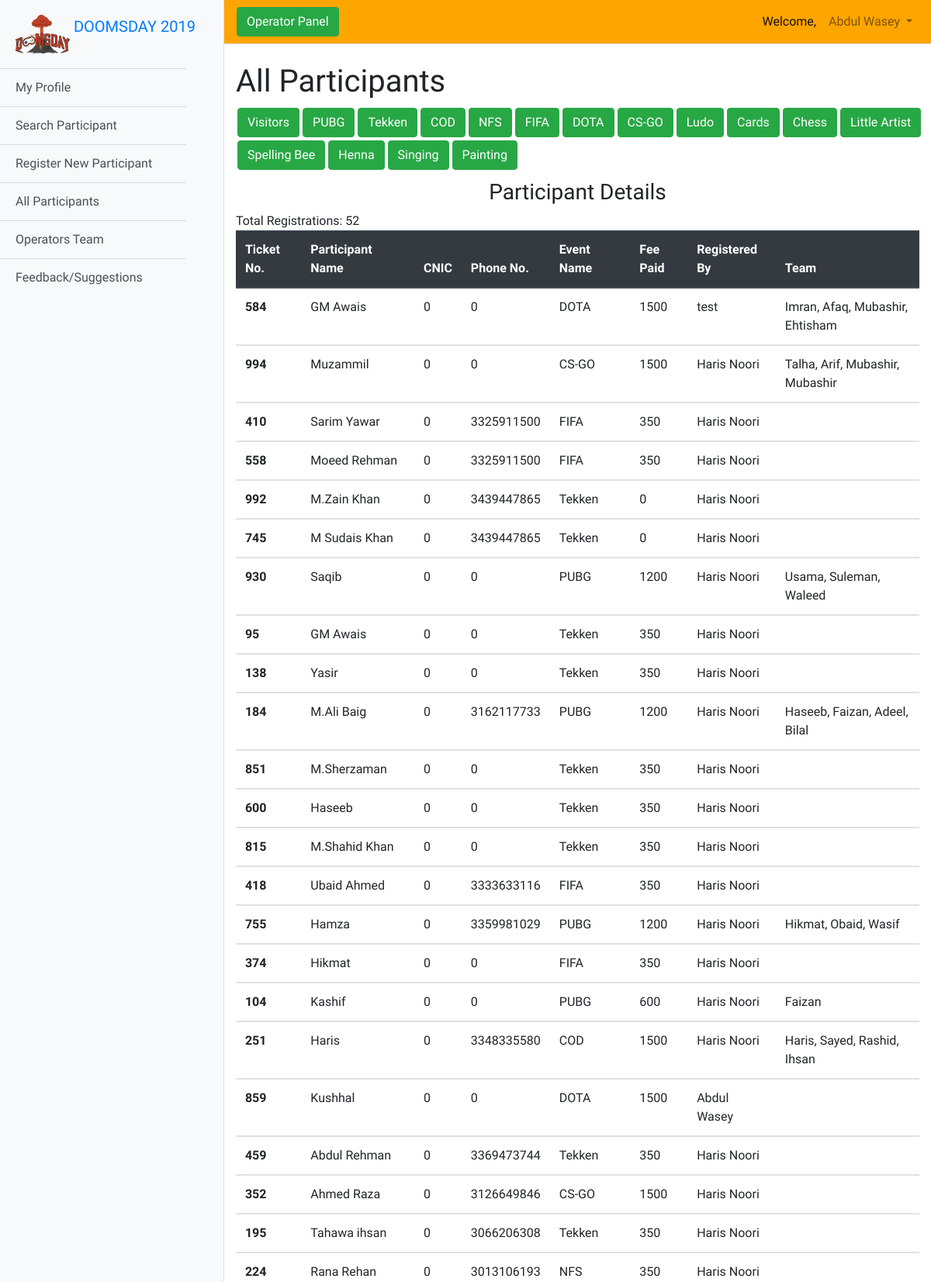
/src/operator/all_participants.php (signed in, upper part), run on the app's committed database.
### tables this page shows
CREATE TABLE `participants` (
  `p_id` int(6) NOT NULL,
  `p_name` varchar(50) NOT NULL,
  `p_cnic` bigint(30) NOT NULL,
  `p_phone` bigint(11) NOT NULL,
  `event_name` varchar(50) NOT NULL,
  `fee_paid` int(20) NOT NULL,
  `registered_by` varchar(50) NOT NULL,
  `other_members` varchar(200) NOT NULL
);

### src/operator/all_participants.php (the view, shortened to what this page needs)
<?php include "../connect.php" ?>
<!DOCTYPE html>
<html lang="en">
<head>
    <link rel="stylesheet" href="../../css/all_participants.css">
</head>
<body>
    <?php include "op_head.php" ?>
    <div class="container-fluid">
        <h1 class="mt-4">All Participants</h1>
        <center>
        <form class="myform" action="" method="POST">
            <div class="row">
                <button type="submit" name="Visitor" class="btn btn-success btn-mybtn">Visitors</button>
                <button type="submit" name="PUBG" class="btn btn-success btn-mybtn">PUBG</button>
                <button type="submit" name="Tekken" class="btn btn-success btn-mybtn">Tekken</button>
                <button type="submit" name="COD" class="btn btn-success btn-mybtn">COD</button>
                <button type="submit" name="NFS" class="btn btn-success btn-mybtn">NFS</button>
                <button type="submit" name="FIFA" class="btn btn-success btn-mybtn">FIFA</button>
                <button type="submit" name="DOTA" class="btn btn-success btn-mybtn">DOTA</button>
                <button type="submit" name="CS-GO" class="btn btn-success btn-mybtn">CS-GO</button>
                <button type="submit" name="Ludo" class="btn btn-success btn-mybtn">Ludo</button>
                <button type="submit" name="Cards" class="btn btn-success btn-mybtn">Cards</button>
                <button type="submit" name="Chess" class="btn btn-success btn-mybtn">Chess</button>
                <button type="submit" name="Little" class="btn btn-success btn-mybtn">Little Artist</button>
                <button type="submit" name="Spell" class="btn btn-success btn-mybtn">Spelling Bee</button>
                <button type="submit" name="Henna" class="btn btn-success btn-mybtn">Henna</button>
                <button type="submit" name="Singing" class="btn btn-success btn-mybtn">Singing</button>
                <button type="submit" name="Paint" class="btn btn-success btn-mybtn">Painting</button>
            </div>
        </form>
        </center>
        <h3 class="head3">Participant Details</h3>
        <table class="table mytable">
            <thead class="thead-dark">
                <tr>
                    <th scope="col">Ticket No.</th>
                    <th scope="col">Participant Name</th>
                    <th scope="col">CNIC</th>
                    <th scope="col">Phone No.</th>
                    <th scope="col">Event Name</th>
                    <th scope="col">Fee Paid</th>
                    <th scope="col">Registered By</th>
                    <th scope="col">Team</th>
                </tr>
            </thead>
            <?php
                if(isset($_POST["Visitor"]))
                {
                    $qry = " SELECT * FROM participants WHERE event_name='Visitor' ";
                    $res = $con->query($qry);
                    $result = "";
                    if($res->num_rows > 0)
                    {
                        echo "Total Registrations: ".$res->num_rows;
                        while($row = $res->fetch_assoc())
                        {
                            ?>
                    <tbody>
                        <tr>
                            <th scope="row"> <?php echo " ".$row["p_id"]." " ?> </th>
                            <td><?php echo " ".$row["p_name"]." " ?></td>
                            <td><?php echo " ".$row["p_cnic"]." " ?></td>
                            <td><?php echo " ".$row["p_phone"]." " ?></td>
                            <td><?php echo " ".$row["event_name"]." " ?></td>
                            <td><?php echo " ".$row["fee_paid"]." " ?></td>
                            <td><?php echo " ".$row["registered_by"]." " ?></td>
                            <td><?php echo " ".$row["other_members"]." " ?></td>
                        </tr>
                    <?php
                        }
                    }
                    else{echo "No Results Found!!";}
                }
                else
                {
                    $qry = " SELECT * FROM participants ";
                    $res = $con->query($qry);
                    if($res->num_rows > 0)
                    {
                        while($row = $res->fetch_assoc())
                        {
                            ?>
                    <tbody>
                        <tr>
                            <th scope="row"> <?php echo " ".$row["p_id"]." " ?> </th>
                            <td><?php echo " ".$row["p_name"]." " ?></td>
                            <td><?php echo " ".$row["p_cnic"]." " ?></td>
                            <td><?php echo " ".$row["p_phone"]." " ?></td>
                            <td><?php echo " ".$row["event_name"]." " ?></td>
                            <td><?php echo " ".$row["fee_paid"]." " ?></td>
                            <td><?php echo " ".$row["registered_by"]." " ?></td>
                            <td><?php echo " ".$row["other_members"]." " ?></td>
                        </tr>
                    <?php
                        }
                    }
                    else{echo "No Results Found!!";}
                }
            ?>
            </tbody>
        </table>
    </div>
    <?php include "op_foot.php" ?>

### css/all_participants.css (style rules this page uses)
body { font-family: 'Big Shoulders Text', cursive; }
.mytable { width: 750px; margin-right: auto; margin-left: auto; }
.head3 { margin-left: auto; margin-right: auto; text-align: center; margin-top: 10px; }
.myform { width: 100%; margin-left: 15px; margin-right: auto; }
.btn-mybtn { margin: 2px; }

### css/operator_header.css (style rules this page uses)
body { font-family: 'Big Shoulders Text', cursive; }

### css/simple-sidebar.css (style rules this page uses)
body { overflow-x: hidden; }

### data on the page
participants: p_id "584", p_name "GM Awais", p_cnic "0", p_phone "0", event_name "DOTA", fee_paid "1500", registered_by "test", other_members "Imran, Afaq, Mubashir, Ehtisham"
participants: p_id "994", p_name "Muzammil", p_cnic "0", p_phone "0", event_name "CS-GO", fee_paid "1500", registered_by "Haris Noori", other_members "Talha, Arif, Mubashir, Mubashir"
participants: p_id "410", p_name "Sarim Yawar", p_cnic "0", p_phone "3325911500", event_name "FIFA", fee_paid "350", registered_by "Haris Noori"
participants: p_id "558", p_name "Moeed Rehman", p_cnic "0", p_phone "3325911500", event_name "FIFA", fee_paid "350", registered_by "Haris Noori"
participants: p_id "992", p_name "M.Zain Khan", p_cnic "0", p_phone "3439447865", event_name "Tekken", fee_paid "0", registered_by "Haris Noori"
participants: p_id "745", p_name "M Sudais Khan", p_cnic "0", p_phone "3439447865", event_name "Tekken", fee_paid "0", registered_by "Haris Noori"
participants: p_id "930", p_name "Saqib", p_cnic "0", p_phone "0", event_name "PUBG", fee_paid "1200", registered_by "Haris Noori", other_members "Usama, Suleman, Waleed"
participants: p_id "95", p_name "GM Awais", p_cnic "0", p_phone "0", event_name "Tekken", fee_paid "350", registered_by "Haris Noori"
participants: p_id "138", p_name "Yasir", p_cnic "0", p_phone "0", event_name "Tekken", fee_paid "350", registered_by "Haris Noori"
participants: p_id "184", p_name "M.Ali Baig", p_cnic "0", p_phone "3162117733", event_name "PUBG", fee_paid "1200", registered_by "Haris Noori", other_members "Haseeb, Faizan, Adeel, Bilal"
participants: p_id "851", p_name "M.Sherzaman", p_cnic "0", p_phone "0", event_name "Tekken", fee_paid "350", registered_by "Haris Noori"
participants: p_id "600", p_name "Haseeb", p_cnic "0", p_phone "0", event_name "Tekken", fee_paid "350", registered_by "Haris Noori"
participants: p_id "815", p_name "M.Shahid Khan", p_cnic "0", p_phone "0", event_name "Tekken", fee_paid "350", registered_by "Haris Noori"
participants: p_id "418", p_name "Ubaid Ahmed", p_cnic "0", p_phone "3333633116", event_name "FIFA", fee_paid "350", registered_by "Haris Noori"
participants: p_id "755", p_name "Hamza", p_cnic "0", p_phone "3359981029", event_name "PUBG", fee_paid "1200", registered_by "Haris Noori", other_members "Hikmat, Obaid, Wasif"
participants: p_id "374", p_name "Hikmat", p_cnic "0", p_phone "0", event_name "FIFA", fee_paid "350", registered_by "Haris Noori"
participants: p_id "104", p_name "Kashif", p_cnic "0", p_phone "0", event_name "PUBG", fee_paid "600", registered_by "Haris Noori", other_members "Faizan"
participants: p_id "251", p_name "Haris", p_cnic "0", p_phone "3348335580", event_name "COD", fee_paid "1500", registered_by "Haris Noori", other_members "Haris, Sayed, Rashid, Ihsan"
participants: p_id "859", p_name "Kushhal", p_cnic "0", p_phone "0", event_name "DOTA", fee_paid "1500", registered_by "Abdul Wasey"
participants: p_id "459", p_name "Abdul Rehman", p_cnic "0", p_phone "3369473744", event_name "Tekken", fee_paid "350", registered_by "Haris Noori"
participants: p_id "352", p_name "Ahmed Raza", p_cnic "0", p_phone "3126649846", event_name "CS-GO", fee_paid "1500", registered_by "Haris Noori"
participants: p_id "195", p_name "Tahawa ihsan", p_cnic "0", p_phone "3066206308", event_name "Tekken", fee_paid "350", registered_by "Haris Noori"
participants: p_id "224", p_name "Rana Rehan", p_cnic "0", p_phone "3013106193", event_name "NFS", fee_paid "350", registered_by "Haris Noori"

### other printed values
$_SESSION["operator"] "Abdul Wasey"
